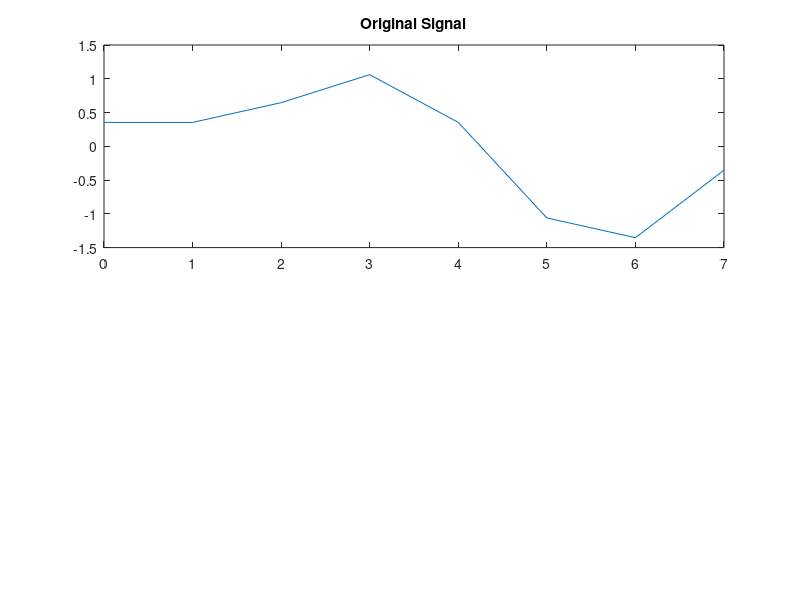
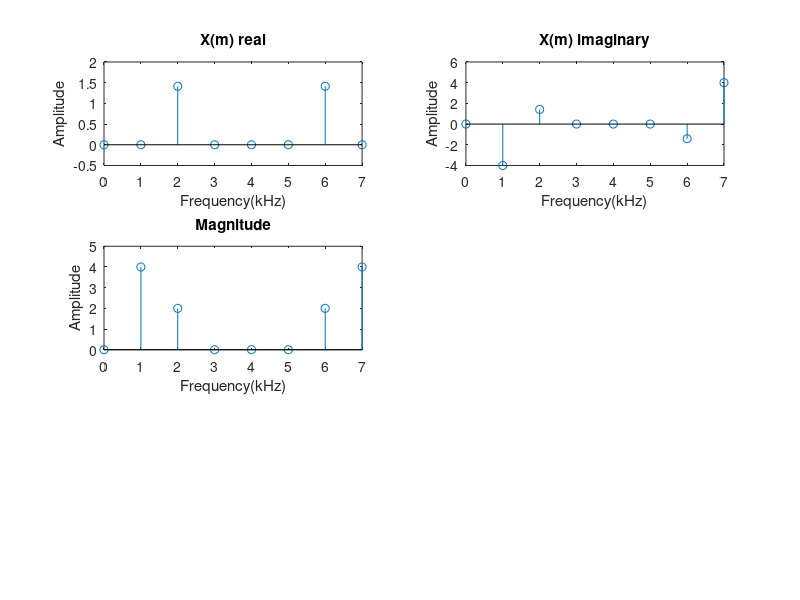

Source code (MATLAB) for these figures, in order: (Note: this script raises an error after producing the figures.)
clc;
close all;
clear all;

fs = 8000;
ts = 1/fs;
N = 8;
n = 0 : N - 1;

%Genrating the original signal
x = sin(2*pi*1000*n*ts) + 0.5*sin(2*pi*ts*2000*n + ((3*pi)/4));
figure(1);
subplot(2, 1, 1);
plot(n, x);
title('Original Signal');

%genrating the dft
X = zeros(N, 1);
for m = 1 : N
    for n = 1:N
        X(m) = X(m) + (x(n)* exp((-2j*pi*(m-1)*(n-1))/N));
    end
end


n = 0 : N - 1;
figure(2); %Begining figure(2)


%Real Part of DFT
subplot(3, 2, 1);
stem(n, real(X));
title('X(m) real');
xlabel('Frequency(kHz)');
ylabel('Amplitude');

%Imaginary Part of DFT
subplot(3,2,2);
stem(n, imag(X));
title('X(m) imaginary');
xlabel('Frequency(kHz)');
ylabel('Amplitude');

%Magnitude of DFT
subplot(3,2,3);
stem(n, abs(X));
title('Magnitude');
xlabel('Frequency(kHz)');
ylabel('Amplitude');

%Phase spectram of 
a = round(real(X), 3);
b = round(imag(X), 3);
s = atan(b/a);
subplot(3,2,4);
stem(n, rad2deg(s));
title('Phase');
xlabel('Frequency(kHz)');
ylabel('Degree');

%power spectram
y = abs(X).^2;
subplot(3, 2, 5);
stem(n, y), title('Power Spectrum');

%inverse DFT
ln = length(X);
x = zeros(1, ln);

for n = 1 : ln
    for m = 1 : ln
        x(n) = x(n) + ((1 / n) * (X(m) * exp(2j * pi * (m-1) * (n-1) / ln)));
    end
end

n = 0 : N - 1;
%Return to figure(1)
figure(1);
subplot(2, 1, 2);
plot(n, real(x));
title('Inverse DFT');
xlabel('Time');
ylabel('Amplitude');

